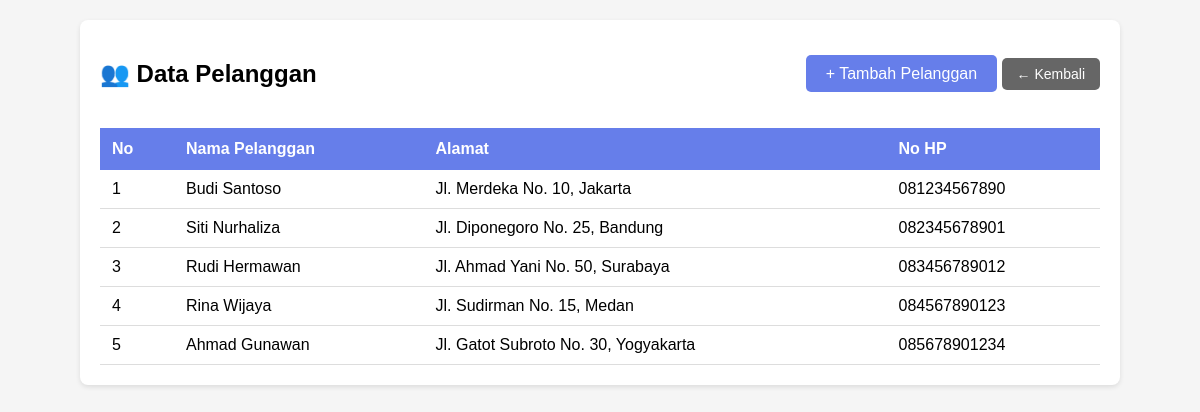
/pelanggan/index.php (signed in), run on the app's committed database.
### tables this page shows
CREATE TABLE IF NOT EXISTS pelanggan (
    id_pelanggan INT PRIMARY KEY AUTO_INCREMENT,
    nama VARCHAR(100),
    alamat VARCHAR(255),
    no_hp VARCHAR(15)
);

### pelanggan/index.php (the view, shortened to what this page needs)
<?php
require_once __DIR__ . '/../config/database.php';
$data = mysqli_query($conn, "SELECT * FROM pelanggan");
?>
<!DOCTYPE html>
<html>
<head>
</head>
<body>
<div class="container">
    <div class="header">
        <h2>👥 Data Pelanggan</h2>
        <div>
            <a href="tambah.php">+ Tambah Pelanggan</a>
            <a href="../index.php" class="back-btn">← Kembali</a>
        </div>
    </div>
    <table>
        <tr>
            <th>No</th>
            <th>Nama Pelanggan</th>
            <th>Alamat</th>
            <th>No HP</th>
        </tr>
        <?php $no=1; while($row=mysqli_fetch_assoc($data)) { ?>
        <tr>
            <td><?= $no++ ?></td>
            <td><?= $row['nama'] ?></td>
            <td><?= $row['alamat'] ?></td>
            <td><?= $row['no_hp'] ?></td>
        </tr>
        <?php } ?>
    </table>
</div>
</body>
</html>

### pelanggan/index.php (style rules this page uses)
body { font-family: Arial, sans-serif; background: #f5f5f5; margin: 20px; }
.container { max-width: 1000px; margin: 0 auto; background: white; padding: 20px; border-radius: 8px; box-shadow: 0 2px 5px rgba(0,0,0,0.1); }
.header { display: flex; justify-content: space-between; align-items: center; margin-bottom: 20px; }
.header a { background: #667eea; color: white; padding: 10px 20px; border-radius: 5px; text-decoration: none; }
.back-btn { background: #666 !important; padding: 8px 15px !important; font-size: 14px !important; }
table { width: 100%; border-collapse: collapse; margin-top: 20px; }
table th { background: #667eea; color: white; padding: 12px; text-align: left; }
table td { padding: 10px 12px; border-bottom: 1px solid #ddd; }

### data on the page
pelanggan: nama "Budi Santoso", alamat "Jl. Merdeka No. 10, Jakarta", no_hp "081234567890"
pelanggan: nama "Siti Nurhaliza", alamat "Jl. Diponegoro No. 25, Bandung", no_hp "082345678901"
pelanggan: nama "Rudi Hermawan", alamat "Jl. Ahmad Yani No. 50, Surabaya", no_hp "083456789012"
pelanggan: nama "Rina Wijaya", alamat "Jl. Sudirman No. 15, Medan", no_hp "084567890123"
pelanggan: nama "Ahmad Gunawan", alamat "Jl. Gatot Subroto No. 30, Yogyakarta", no_hp "085678901234"
